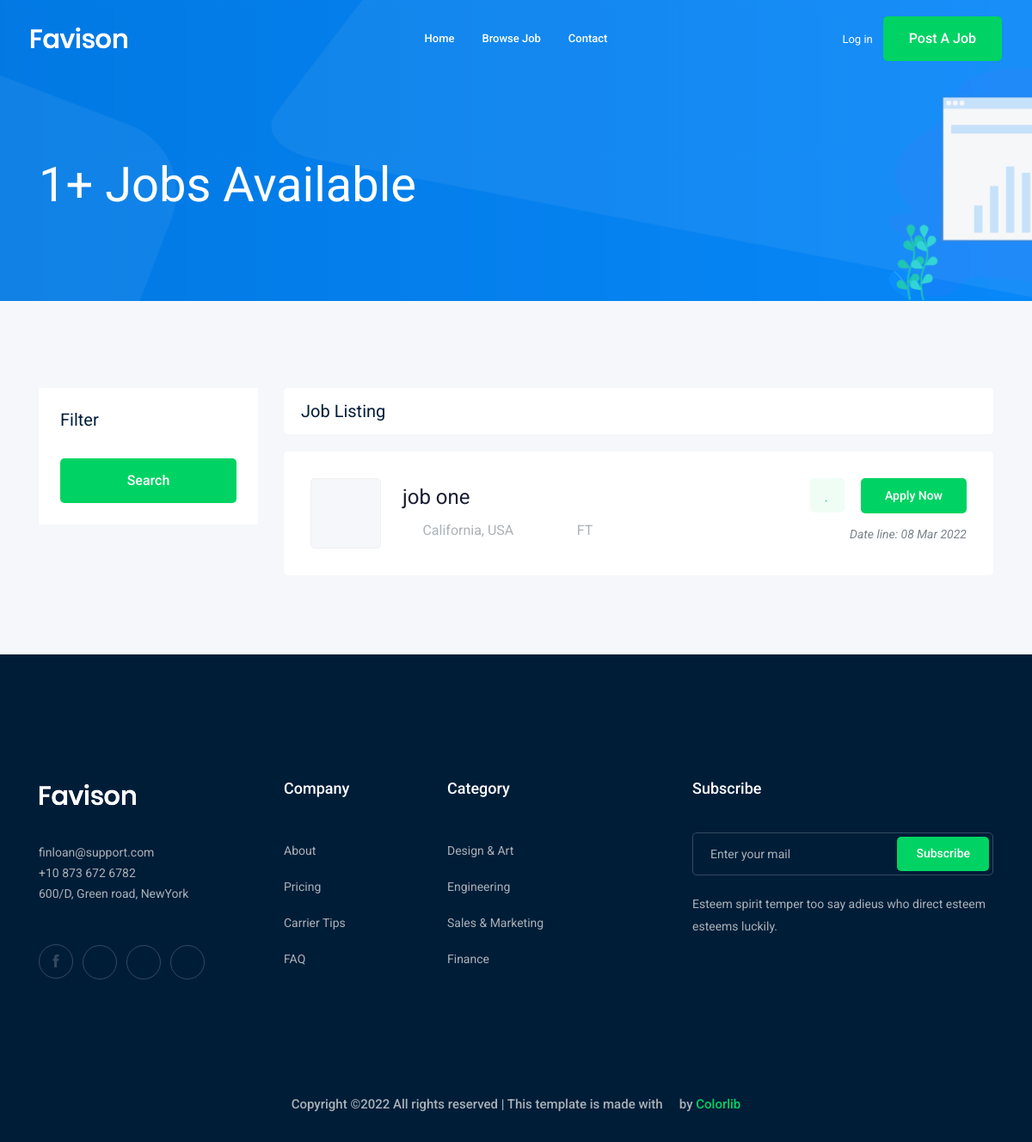
The app's page /, older data.
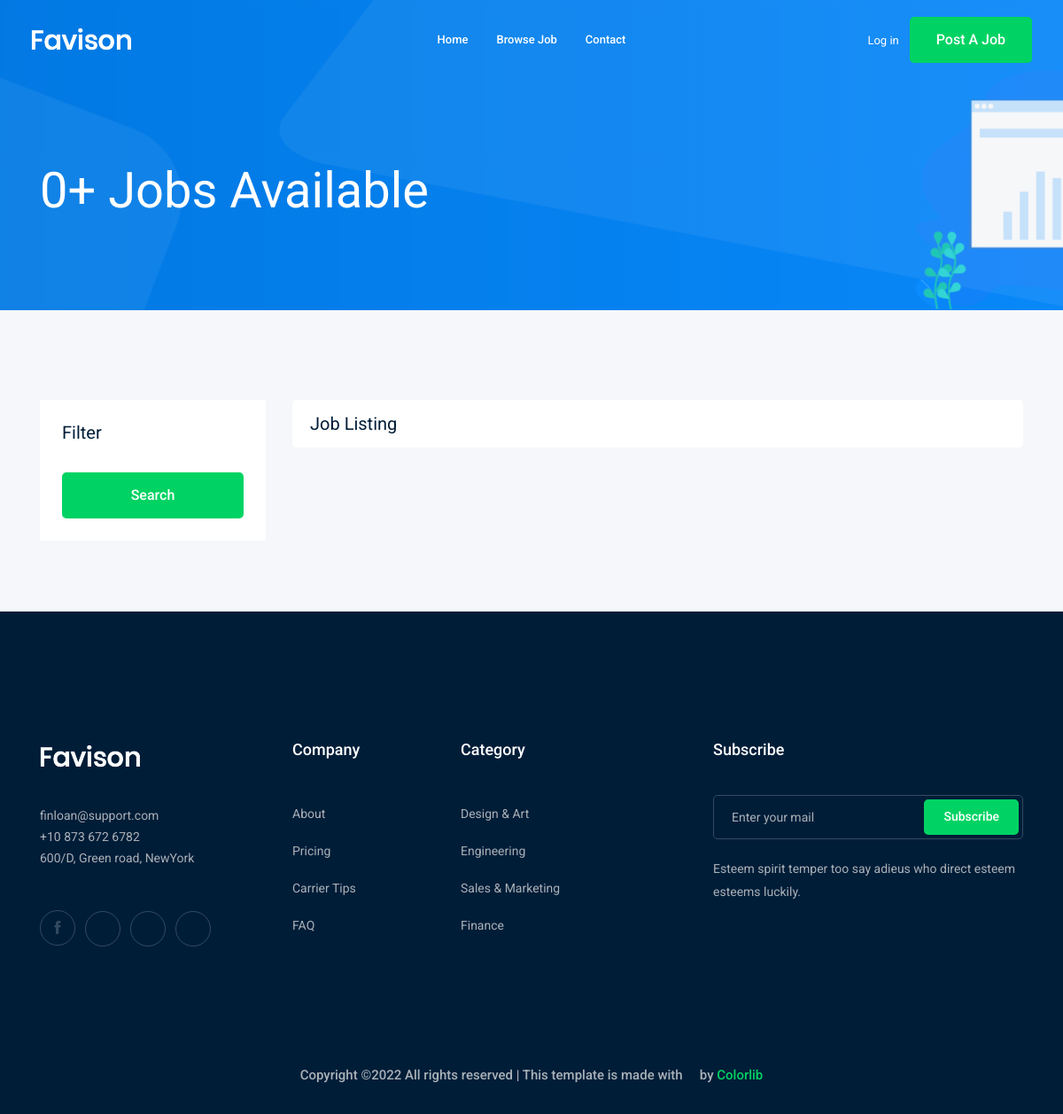
The same page, newer data.
### job/models.py (models this page shows)
class Job(models.Model):
    title = models.CharField(max_length=100)
    job_type = models.CharField(max_length=100, choices=JOB_TYPE_CHOICE)
    description = models.TextField(max_length=1000)
    published_at = models.DateTimeField(auto_now=True)
    vacancy = models.IntegerField(default=1)
    salary = models.IntegerField(default=1)
    experience = models.IntegerField(default=1)
    category = models.ForeignKey(Category, on_delete=models.CASCADE);
    def __str__(self):
        return (self.title)

### job/views.py (the view)
# urls.py: path('', jop_list ),
def jop_list(request):
    jobList = Job.objects.all()
    context = {'jobs': jobList}
    return (render(request, 'job/job_list.html', context))

### forntend-template/job/templates/job/job_list.html (shortened to what this page needs)
{% extends 'base.html' %}
{% load bootstrap4 %}
{% block body %}
    <div class="bradcam_area bradcam_bg_1">
        <div class="container">
            <div class="row">
                <div class="col-xl-12">
                    <div class="bradcam_text">
                        <h3>{{jobs.count}}+ Jobs Available</h3>
                    </div>
                </div>
            </div>
        </div>
    </div>
    <div class="job_listing_area plus_padding">
        <div class="container">
            <div class="row">
                <div class="col-lg-3">
                    <div class="job_filter white-bg">
                        <div class="form_inner white-bg">
                            <h3>Filter</h3>
                            <form method="GET">
                                <input type="submit" value="Search" class="boxed-btn3 w-100 mt-2">
                            </form>
                        </div>
                    </div>
                </div>
                <div class="col-lg-9">
                    <div class="recent_joblist_wrap">
                        <div class="recent_joblist white-bg ">
                            <div class="row align-items-center">
                                <div class="col-md-6">
                                    <h4>Job Listing</h4>
                                </div>
                                <div class="col-md-6">
                                </div>
                            </div>
                        </div>
                    </div>
                    <div class="job_lists m-0">
                        <div class="row">
                           {% for job in jobs %}
                            <div class="col-lg-12 col-md-12">
                                <div class="single_jobs white-bg d-flex justify-content-between">
                                    <div class="jobs_left d-flex align-items-center">
                                        <div class="thumb">
                                        </div>
                                        <div class="jobs_conetent">
                                            <a href="{% url 'jobs:job_detail' job.slug %}"><h4>{{job}}</h4></a>
                                            <div class="links_locat d-flex align-items-center">
                                                <div class="location">
                                                    <p> <i class="fa fa-map-marker"></i> California, USA</p>
                                                </div>
                                                <div class="location">
                                                    <p> <i class="fa fa-clock-o"></i> {{job.job_type}}</p>
                                                </div>
                                            </div>
                                        </div>
                                    </div>
                                    <div class="jobs_right">
                                        <div class="apply_now">
                                            <a class="heart_mark" href="#"> <i class="fa fa-heart"></i> </a>
                                            <a href="{% url 'jobs:job_detail' job.slug %}" class="boxed-btn3">Apply Now</a>
                                        </div>
                                        <div class="date">
                                            <p>Date line: {{job.published_at|date:'d M o'}}</p>
                                        </div>
                                    </div>
                                </div>
                            </div>
                            {% endfor %}
                        </div>
                    </div>
                </div>
            </div>
        </div>
    </div>
{% endblock body %}

Row changes from the older to the newer data that the page shows:
removed Job: title "job one", job_type "FT", published_at "08 Mar 2022"
Text that changed along with them:
{{ jobs.count }}: "1" → "0"
